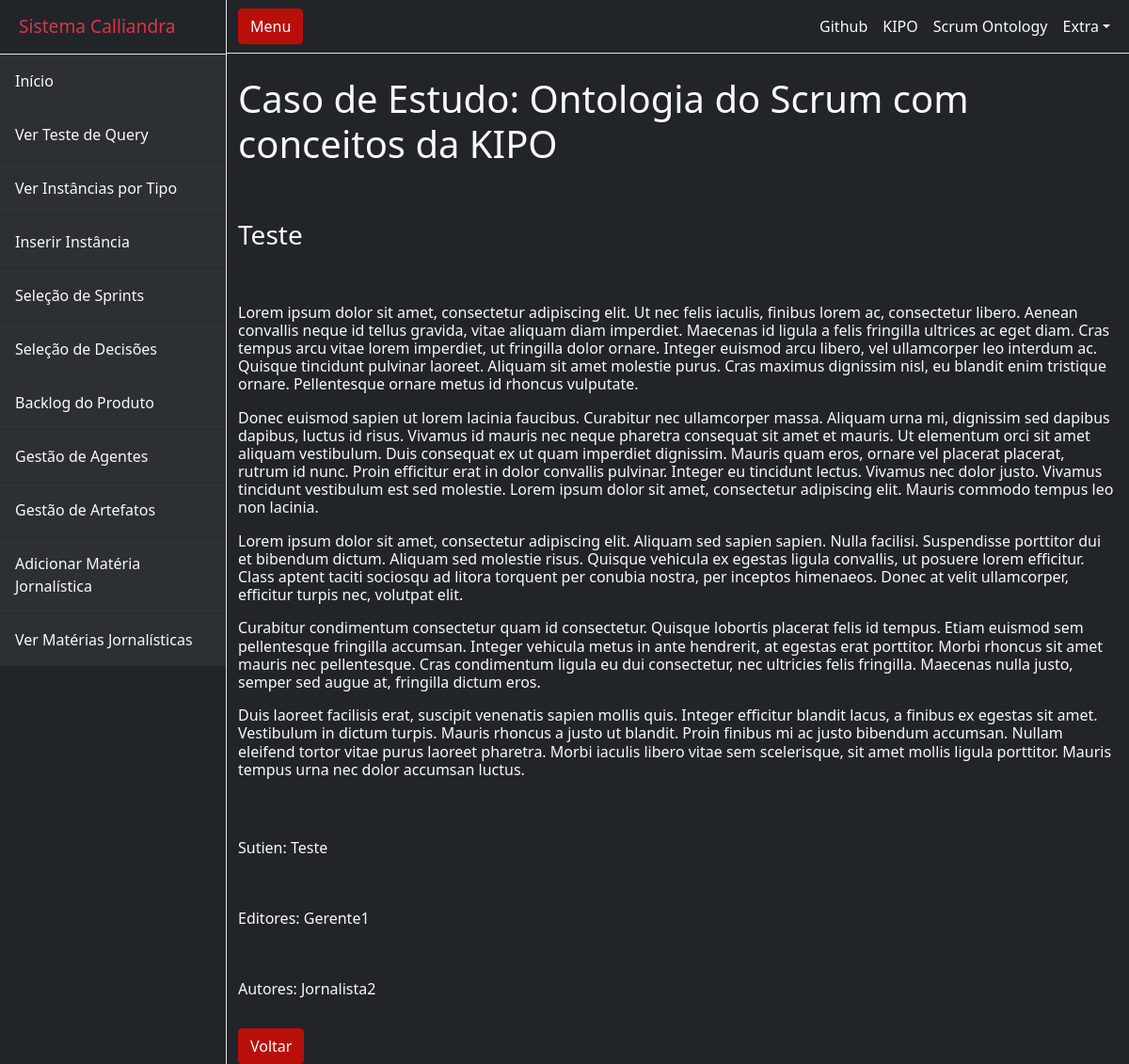
The page /kipo_playground/ler_materia/12345 on the database as committed earlier.
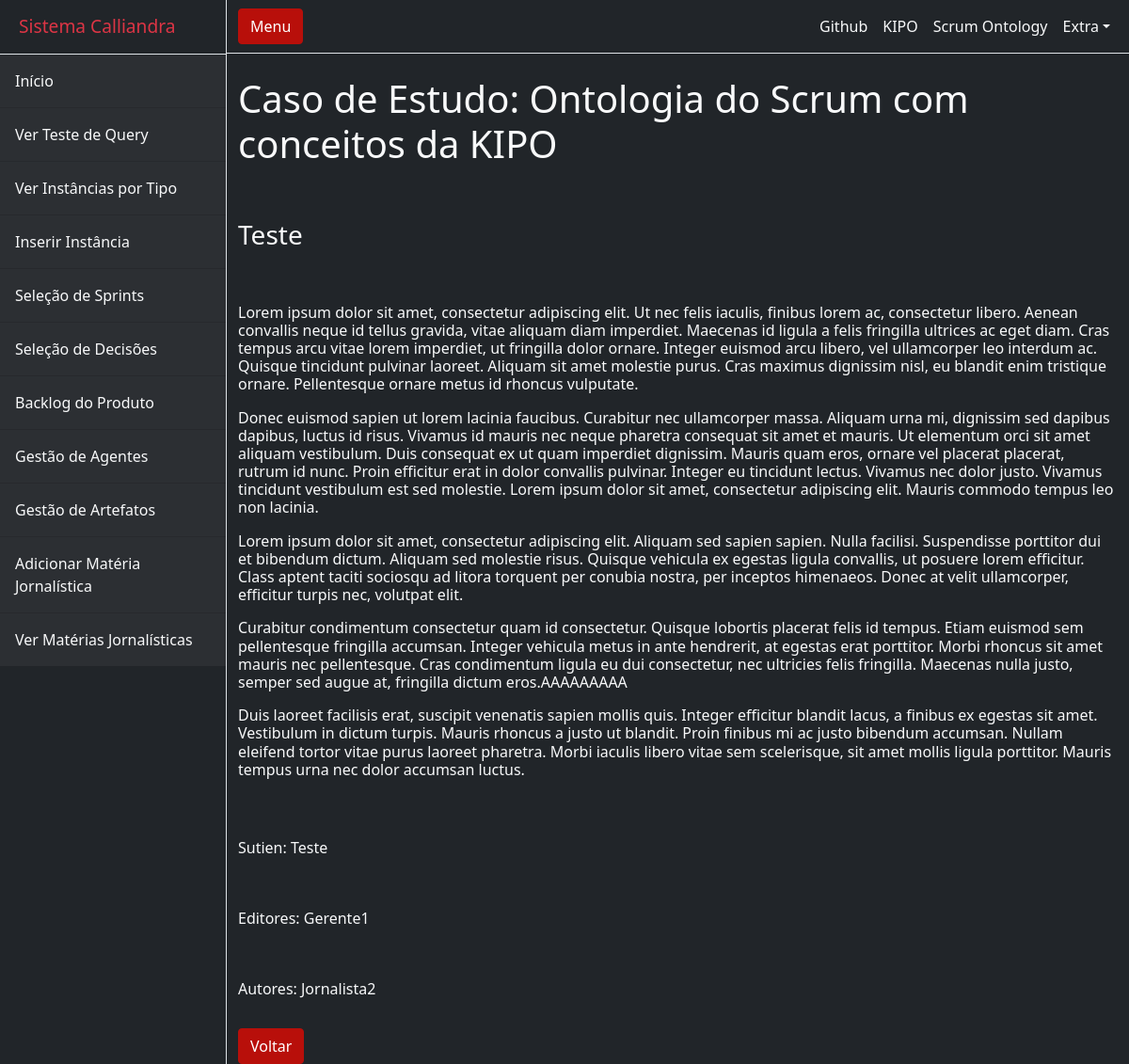
The same page on the database as committed later.
### kipo_playground/models.py (models this page shows, shortened)
class MateriaJornalistica(models.Model):
    OPCOES = (
        ('Política', 'Política'),
        ('Esportes', 'Esportes'),
        ('Coluna Autoral', 'Coluna Autoral'),
        ('Variedades', 'Variedades'),
        ('Notícias Internacionais', 'Notícias Internacionais'),
        ('Celebridades', 'Celebridades'),
        ('Anúncio', 'Anúncio'),
        ('Tecnologia', 'Tecnologia'),
        ('Vida e Estilo', 'Vida e Estilo'),
        ('Saúde', 'Saúde'),
        ('Notícia Regional', 'Notícia Regional')
    )
    CKEDITOR_CONFIGS = {
        'awesome_ckeditor': {
            'toolbar': 'Basic',
        },
    }
    id = models.CharField(max_length=255, primary_key=True, default=random_string())
    titulo = models.CharField(max_length=255, null=False)
    texto = RichTextField(config_name='awesome_ckeditor')
    sutien = models.CharField(max_length=255)
    editores = models.CharField(max_length=255)
    autores = models.CharField(max_length=255, null=False)
    main_keyword = models.CharField(max_length=255, null=False, choices=OPCOES)

### kipo_playground/views.py (the view)
# urls.py: path('ler_materia/<str:id_materia>', views.ler_materia),
def ler_materia(request, id_materia):
    objeto_recuperado = get_object_or_404(MateriaJornalistica, id=id_materia)
    print(objeto_recuperado)
    context = {"objeto_recuperado": objeto_recuperado}
    return render(request, 'ler_materia.html', context)

### kipo_playground/templates/ler_materia.html (shortened to what this page needs)
{% extends 'welcome.html' %}
{% block content %}
<h3 class="mt-4 text-light">{{ objeto_recuperado.titulo|safe }}</h3>
<h6 class="mt-4 text-light">{{ objeto_recuperado.texto|safe }}</h6>
<h6 class="mt-4 text-light">Sutien: {{ objeto_recuperado.sutien|safe }}</h6>
<h6 class="mt-4 text-light">Editores: {{ objeto_recuperado.editores|safe }}</h6>
<h6 class="mt-4 text-light">Autores: {{ objeto_recuperado.autores|safe }}</h6>
<a class="btn btn-primary" href="/kipo_playground/ver_materia/">Voltar</a>
{% endblock %}

### kipo_playground/templates/welcome.html (shortened to what this page needs)
{% load static %}
<!DOCTYPE html>
<html lang="en">
    <head>
        <link href={% static "css/styles.css" %} rel="stylesheet" />
    </head>
    <body>
        <div class="d-flex bg-dark-header" id="wrapper">
            <div class="border-end --bs-gray-900 bg-dark-header" id="sidebar-wrapper">
                <div class="sidebar-heading border-bottom bg-dark-header text-danger">Sistema Calliandra <img rel="icon" type="image/x-icon" class={% static "assets/icon.ico" %}/></div>
                <div class="list-group list-group-flush">
                    <a class="list-group-item list-group-item-action list-group-item-light p-3 bg-dark text-light" href="/kipo_playground/welcome/">Início</a>
                    <a class="list-group-item list-group-item-action list-group-item-light p-3 bg-dark text-light" href="/kipo_playground/instancias_teste/">Ver Teste de Query</a>
                    <a class="list-group-item list-group-item-action list-group-item-light p-3 bg-dark text-light" href="/kipo_playground/instancias_tipo/">Ver Instâncias por Tipo</a>
                    <a class="list-group-item list-group-item-action list-group-item-light p-3 bg-dark text-light" href="/kipo_playground/inserir_instancia/">Inserir Instância</a>
                    <a class="list-group-item list-group-item-action list-group-item-light p-3 bg-dark text-light" href="/kipo_playground/sprint_select/">Seleção de Sprints</a>
                    <a class="list-group-item list-group-item-action list-group-item-light p-3 bg-dark text-light" href="/kipo_playground/decision_select/">Seleção de Decisões</a>
                    <a class="list-group-item list-group-item-action list-group-item-light p-3 bg-dark text-light" href="/kipo_playground/ver_backlog_produto/">Backlog do Produto</a>
                    <a class="list-group-item list-group-item-action list-group-item-light p-3 bg-dark text-light" href="/kipo_playground/gestao_pessoas/">Gestão de Agentes</a>
                    <a class="list-group-item list-group-item-action list-group-item-light p-3 bg-dark text-light" href="/kipo_playground/gestao_artefatos/">Gestão de Artefatos</a>
                    <a class="list-group-item list-group-item-action list-group-item-light p-3 bg-dark text-light" href="/kipo_playground/add_materia/">Adicionar Matéria Jornalística</a>
                    <a class="list-group-item list-group-item-action list-group-item-light p-3 bg-dark text-light" href="/kipo_playground/ver_materia/">Ver Matérias Jornalísticas</a>
                </div>
            </div>
            <div id="page-content-wrapper">
                <nav class="navbar navbar-expand-lg navbar-light bg-dark-header text-danger border-bottom">
                    <div class="container-fluid">
                        <button class="btn btn-primary" id="sidebarToggle">Menu</button>
                        <div class="collapse navbar-collapse" id="navbarSupportedContent">
                            <ul class="navbar-nav ms-auto mt-2 mt-lg-0">
                                <li class="nav-item active"><a class="nav-link text-light" href="https://github.com/gui1080">Github</a></li>
                                <li class="nav-item"><a class="nav-link text-light" href="https://www.researchgate.net/publication/282939286_KIPO_the_knowledge-intensive_process_ontology">KIPO</a></li>
                                <li class="nav-item"><a class="nav-link text-light" href="https://www.researchgate.net/publication/260480541_Integration_of_classical_and_agile_project_management_methodologies_based_on_ontological_models">Scrum Ontology</a></li>
                                <li class="nav-item dropdown">
                                    <a class="nav-link dropdown-toggle text-light" id="navbarDropdown" href="#" role="button" data-bs-toggle="dropdown" aria-haspopup="true" aria-expanded="false">Extra</a>
                                </li>
                            </ul>
                        </div>
                    </div>
                </nav>
                <div class="container-fluid text-danger">
                    <h1 class="mt-4 text-light">Caso de Estudo: Ontologia do Scrum com conceitos da KIPO</h1>
                    <div class="div_fadein">
                    {% block content %} {% endblock %}
                    </div>
            </div>
        </div>
    </body>
</html>

Rows that differ between the two databases and show on the page:
changed MateriaJornalistica "Teste": texto "…augue at, fringilla dictum eros. Duis laoreet facilisis erat,…" → "…augue at, fringilla dictum eros.AAAAAAAAA Duis laoreet facilisis erat,…"
